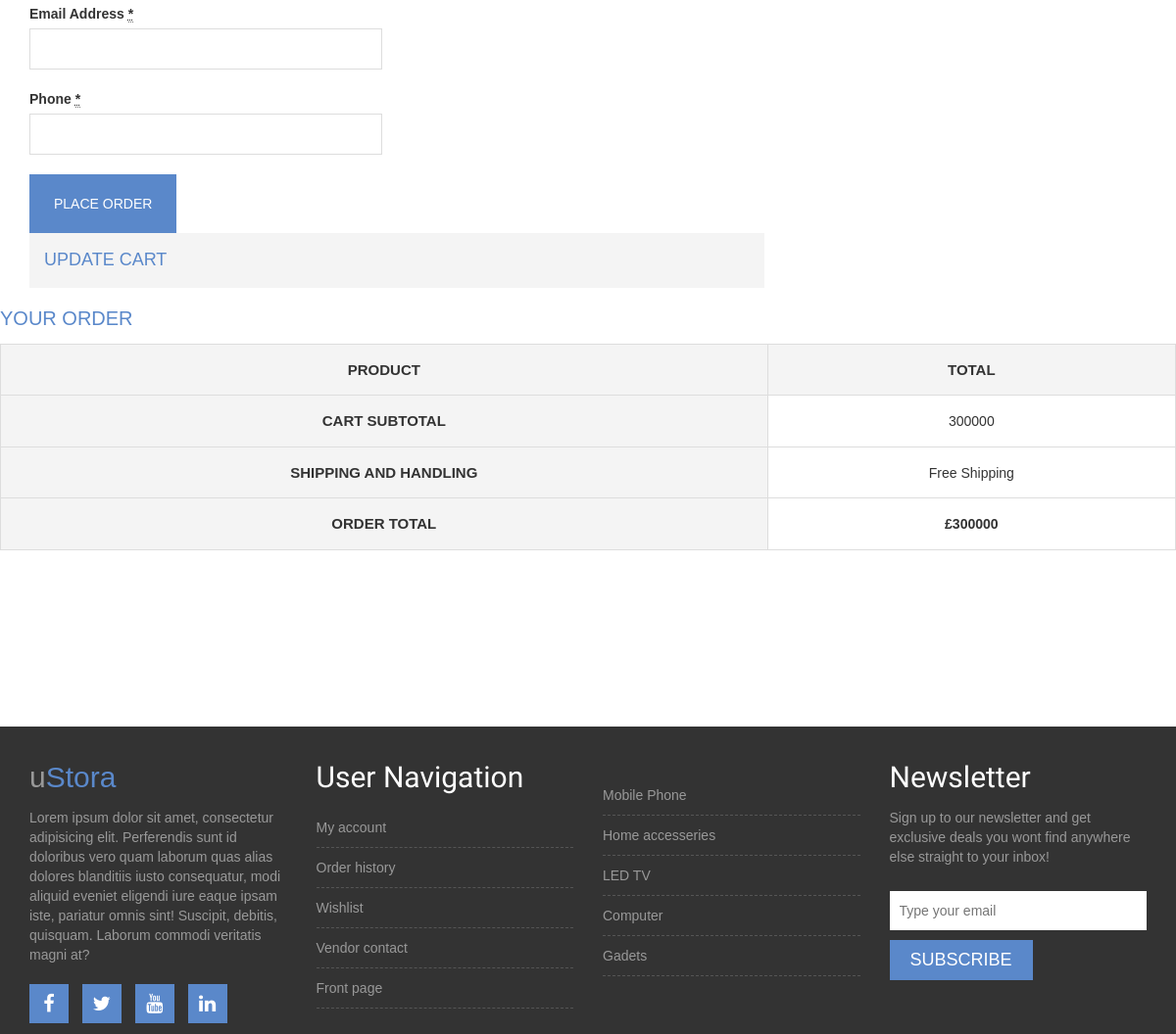
The app's page /checkout (middle part), older data.
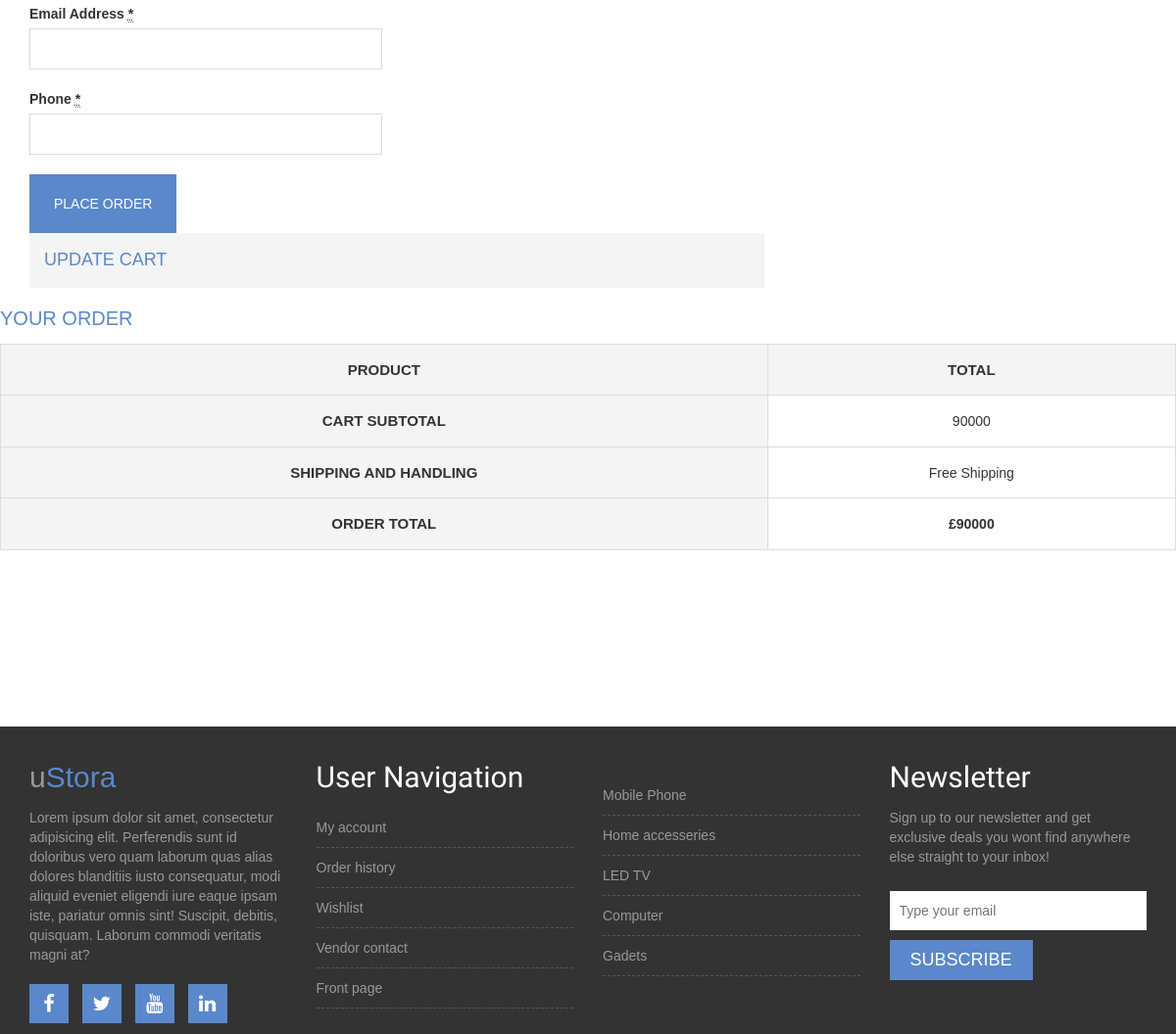
The same page, newer data.
### checkout/models.py (models this page shows, shortened)
class Totalcart(models.Model):
	cart = models.ForeignKey(Cart, on_delete= models.CASCADE,default=0)
	total = models.IntegerField(default=0)

### cart/models.py (models this page shows, shortened)
class Cart(models.Model):
    user = models.ForeignKey(settings.AUTH_USER_MODEL,on_delete = models.CASCADE)
    items = models.ForeignKey(Item,on_delete = models.CASCADE,default=0)
    quantity = models.IntegerField(default = 1)
    slug = models.CharField(max_length = 300)
    checkout = models.BooleanField(default = 'True')
    sub_total = models.IntegerField(default = 0)

### checkout/views.py (the view)
# urls.py: path('checkout',  CheckoutView.as_view(), name='checkout'),
class CheckoutView(BaseView):
    def get(self,request):
        self.views['checkouts'] = Checkoutform.objects.all()
        self.views['total_cart'] = Totalcart.objects.all()
        return render(request,'checkout.html',self.views)

### template/checkout.html (shortened to what the changed rows need)
{% extends 'base.html' %}
{% load static %}
{% block content %}
    <div class="single-product-area">
                                <div id="order_review" style="position: relative;">
                                    {% for totalcart in total_cart %}
                                    <table class="shop_table">
                                        <thead>
                                            <tr>
                                                <th class="product-name">Product</th>
                                                <th class="product-total">Total</th>
                                            </tr>
                                        </thead>
                                        <tfoot>
                                            <tr class="cart-subtotal">
                                                <th>Cart Subtotal</th>
                                                <td><span class="amount">{{totalcart.cart.sub_total}}</span>
                                                </td>
                                            </tr>
                                            <tr class="shipping">
                                                <th>Shipping and Handling</th>
                                                <td>
                                                    Free Shipping
                                                </td>
                                            </tr>
                                            <tr class="order-total">
                                                <th>Order Total</th>
                                                <td><strong><span class="amount">£{{totalcart.cart.sub_total}}</span></strong> </td>
                                            </tr>
                                        </tfoot>
                                    </table>
                                    {% endfor %}
                                    </div>
                                </div>
{% endblock %}

Row changes from the older to the newer data that the page shows:
removed Totalcart: cart.sub_total "300000"
added Totalcart: cart.sub_total "90000"
